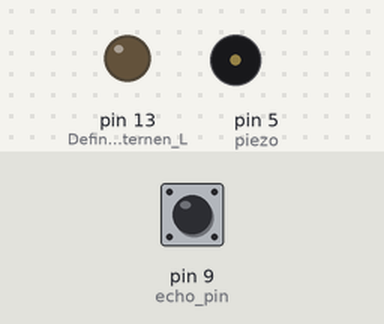
A sketch run on a simulated Arduino Uno, built with avr-gcc and run on an emulated ATmega328P. On the bench: output pins drawn as LEDs (lit = HIGH), buzzer (waves = sounding). The test bench sets the inputs (shaded band); at power-on: pin 9 (echo_pin) LOW. Pins used as bus, display or sensor lines are not drawn; what the sketch prints to the serial monitor is not drawn.

Above: at 1.8 s.
1.9 s: pin 9 (echo_pin) pulsed HIGH 5 times (0.12 s each, 0.3 s apart)
At 2.6 s:
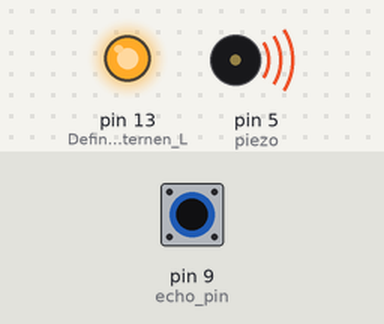
At 6.5 s:
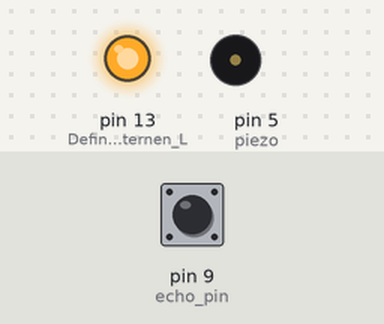
Timing chart, 0 to 12.4 s (numbered marks = the images above; inputs shaded):
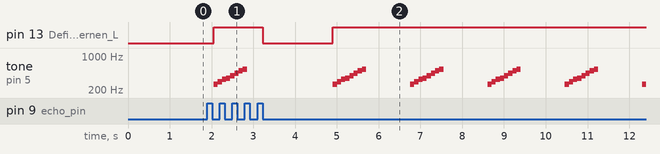

The sketch:

Ex_DistanceMeasurement.ino
```cpp
//Entfernungsmessung mittels Ultraschallsensor
//Rückfahrwarner durch Aufleuchten der internen LED bei Unterschreitung eines definierten Abstandes und Ertönen der CDur-Tonleiter (aufwärts) durch einen Piezo-Lautsprecher.
//Aufzeichnung der Distanz im JSON-Format, Ausgabe der Entfernungswerte in CM mit einer Kommastelle, da der Ultraschallsensor auf 3mm genau messen kann. Diese Werte werden in Folge auf einen Integer gerundet.
//Die optimale Messdistanz des Ultraschallsensores liegt zwischen ca 2 cm und 300 cm. Bei Unterschreitung der definierten Messdistanz erfolgt die Mitgabe einer Fehlermeldung mittels "False", wenn die Messung korrekt
//abläuft wird "True" mitgegeben (max_distance des Sensors bleibt im BSP unberücksichtigt, da für angenommene Problemstellung nicht relevant).

#include <ArduinoJson.h>

int trigger_pin = 7; // Trigger-Pin des Ultraschallsensors an Pin7 des Arduino-Boards.
int echo_pin = 9; // Echo-Pin des Ultraschallsensors an Pin6 des Arduino-Boards.
int piezo = 5; // Pin des Piezo-Lautsprechers.
int min_distance = 30; //Definierte Minimum-Distanz.
long dauer = 0; // Speicherung der Zeit, die eine Schallwelle bis zur Reflektion und zurück benötigt, Startwert ist 0.
float entfernung = 0; // Speicherung der Entfernung zum Objekt.
long entfernungGerundet = 0; //Runden der Entfernung auf eine Ganzzahl, long kann größere Zahlen speichen.
long previousMillis = 0; // Speichert die Zeit des letzten Updates.
long interval = 1000; //Zeitlich definiertes Intervall, in dem der Sensor gestartet/ausgelesen werden soll.

//Funktion zur Ausgabe des C-Dur-Tonleiter, tone(Pin, Tonhöhe in hz).
void cDur(){
      tone(5, 264);
      delay(100);
      noTone(5);
      tone(5, 297);
      delay(100);
      noTone(5);
      tone(5, 330);
      delay(100);
      noTone(5);
      tone(5, 352);
      delay(100);
      noTone(5);
      tone(5, 396);
      delay(100);
      noTone(5);
      tone(5, 440);
      delay(100);
      noTone(5);
      tone(5, 495);
      delay(100);
      noTone(5);
      tone(5, 528);
      delay(100);
      noTone(5);
}

void setup()
{
  Serial.begin (9600); //Serielle Kommunikation starten, um die Werte am Serial Monitor ansehen zu können.
  pinMode(trigger_pin, OUTPUT); // Trigger-Pin ist ein Ausgang.
  pinMode(echo_pin, INPUT); // Echo-Pin ist ein Eingang.
  pinMode(LED_BUILTIN, OUTPUT); //Definition der internen LED als Ausgang.
  pinMode(piezo, OUTPUT); //Definition des Piezo-Lautsprecher an Pin5 als Ausgang.
}

void loop()
{
  DynamicJsonDocument doc(200); //serialisiert Objekt zu JSON-Dokument

  unsigned long currentMillis = millis();
  //Legt zeitlichen Rahmen fest, an dem Messung wieder beginnen soll.
  if (currentMillis - previousMillis > interval) {
    previousMillis = currentMillis;

    digitalWrite(trigger_pin, LOW); //Spannung wird für kurze Zeit vom Trigger-Pin genommen - sorgt für rauschfreies Signal.
    delay(5); //Dauer: 5 Millisekunden
    digitalWrite(trigger_pin, HIGH); //Ultraschallwellen/Ton werden losgesendet.
    delay(10); //Dauer: 10 Millisekunden
    digitalWrite(trigger_pin, LOW);//Ultraschallwellen/Ton werden abgeschalten.
    dauer = pulseIn(echo_pin, HIGH); //Mit dem Befehl „pulseIn“ zählt der Mikrokontroller die Zeit in Mikrosekunden, bis der Schall zum Ultraschallsensor zurückkehrt.
    entfernung = (round((dauer / 2) * 0.03432*10))/10.0; //Berechnung der Entfernung in cm mit einer Kommastelle. Teilung durch 2, da Weg zum Objekt und zurück. Multiplikation mit der Schallgeschwindigkeit in der Einheit Zentimeter/Mikrosekunde und erhält dann den Wert in Zentimetern.
    entfernungGerundet = round(entfernung); //Runden der Entfernung auf eine Ganzzahl

    if (entfernung <= min_distance)
    {
      doc["Messung"] = "False";
      doc["DauerInMs"] = dauer;
      doc["EntfernungInCm"] = entfernung;
      doc["EntfernungIntInCm"] = entfernungGerundet;
      //serializeJson(doc, Serial);
      //Serial.println();
      serializeJsonPretty(doc, Serial);
      digitalWrite(LED_BUILTIN, HIGH); //Einschalten der internen LED durch erhöhen der Volt.
      cDur(); //Aufrufen der Funktion.
    }
    else
    {
      noTone(5); //Ausschalten des Tons.
      digitalWrite(LED_BUILTIN, LOW); //Ausschalten der interenen LED durch ausschalten der Volt

      doc["Messung"] = "True";
      doc["DauerInMs"] = dauer;
      doc["EntfernungInCm"] = entfernung;
      doc["EntfernungIntInCm"] = entfernungGerundet;

      //serializeJson(doc, Serial);
      //Serial.println();
      serializeJsonPretty(doc, Serial);
    }
  }
}
```

Measured:
- by itself, tone on pin 5 (piezo): plays 264 Hz for 0.10 s, 297 Hz for 0.10 s, 330 Hz for 0.10 s, 352 Hz for 0.10 s, 396 Hz for 0.10 s, 440 Hz for 0.10 s … (41 notes in this stretch)
